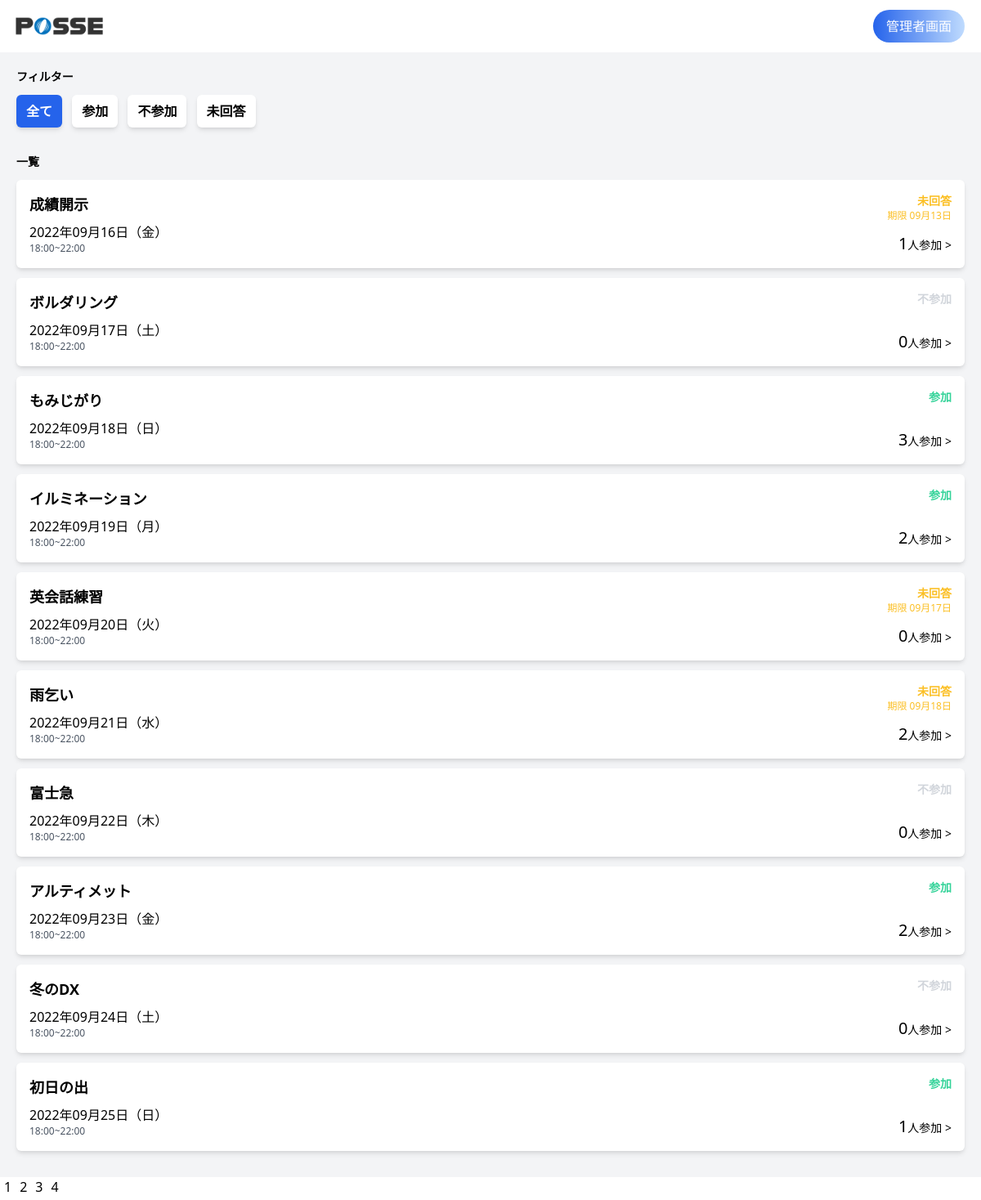
Screenshot of /index.php?page_id=2 (signed in) with the database file from the repository.
### tables this page shows
CREATE TABLE event_attendance (
  id INT AUTO_INCREMENT NOT NULL PRIMARY KEY,
  event_id INT NOT NULL,
  user_id INT NOT NULL,
  status INT NOT NULL DEFAULT '0',
  created_at DATETIME DEFAULT CURRENT_TIMESTAMP,
  updated_at DATETIME DEFAULT CURRENT_TIMESTAMP ON UPDATE CURRENT_TIMESTAMP,
  deleted_at DATETIME
);

CREATE TABLE events (
  id INT AUTO_INCREMENT NOT NULL PRIMARY KEY,
  name VARCHAR(255) NOT NULL,
  start_at DATETIME,
  end_at DATETIME,
  event_detail VARCHAR(255),
  created_at DATETIME DEFAULT CURRENT_TIMESTAMP,
  updated_at DATETIME DEFAULT CURRENT_TIMESTAMP ON UPDATE CURRENT_TIMESTAMP,
  deleted_at DATETIME
);

### src/index.php (the view, shortened to what this page needs)
<?php
require('dbconnect.php');
function get_day_of_week($w)
{
  $day_of_week_list = ['日', '月', '火', '水', '木', '金', '土'];
  return $day_of_week_list["$w"];
}
?>
<!DOCTYPE html>
<html lang="ja">
<head>
  <link href="https://unpkg.com/tailwindcss@^2/dist/tailwind.min.css" rel="stylesheet">
</head>
<body>
  <header class="h-16">
    <div class="flex justify-between items-center w-full h-full mx-auto pl-2 pr-5">
      <div class="h-full">
        <img src="img/header-logo.png" alt="" class="h-full">
      </div>
      <div>
        <form action="./admin/index.php" method="POST">
          <button type="submit" value="<?php echo $_SESSION['user_id']; ?>" name="user_id" class="text-white bg-blue-400 px-4 py-2 rounded-3xl bg-gradient-to-r from-blue-600 to-blue-200">管理者画面</button>
        </form>
      </div>
    </div>
  </header>
  <main class="bg-gray-100">
    <div class="w-full mx-auto p-5">
      <div id="filter" class="mb-8">
        <h2 class="text-sm font-bold mb-3">フィルター</h2>
        <div class="flex">
          <form action="" method="post">
            <input type="submit" value="全て" name="all" class="px-3 py-2 text-md font-bold mr-2 rounded-md shadow-md bg-blue-600 text-white">
            <input type="submit" value="参加" name="entry" class="px-3 py-2 text-md font-bold mr-2 rounded-md shadow-md bg-white">
            <input type="submit" value="不参加" name="not_entry" class="px-3 py-2 text-md font-bold mr-2 rounded-md shadow-md bg-white">
            <input type="submit" value="未回答" name="unanswered" class="px-3 py-2 text-md font-bold mr-2 rounded-md shadow-md bg-white">
        </div>
      </div>
      <div id="events-list">
        <div class="flex justify-between items-center mb-3">
          <h2 class="text-sm font-bold">一覧</h2>
        </div>
        <?php
        $count = $db->prepare('select count(user_id) as count from event_attendance where user_id= :user_id');
        $user_id = $_SESSION["user_id"];
        $count->bindValue(':user_id', $user_id);
        $count->execute();
        $total_count = $count->fetch(PDO::FETCH_ASSOC);
        $pages = ceil($total_count['count'] / MAX);
        if (!isset($_GET['page_id'])) {
          $now = 1;
          $stmt = $db->prepare('SELECT events.id, events.name, events.start_at, events.end_at, users.id as user_id, event_attendance.status FROM event_attendance LEFT JOIN users ON event_attendance.user_id=users.id RIGHT JOIN events ON event_attendance.event_id=events.id WHERE users.id = :user_id AND events.end_at >= now() ORDER BY events.start_at ASC LIMIT :start, :max');
          $user_id = $_SESSION["user_id"];
          $stmt->bindValue(':user_id', $user_id);
          if ($now == 1) {
            $stmt->bindValue(":start", $now - 1, PDO::PARAM_INT);
            $stmt->bindValue(":max", MAX, PDO::PARAM_INT);
          } else {
            $stmt->bindValue(":start", ($now - 1) * MAX, PDO::PARAM_INT);
            $stmt->bindValue(":max", MAX, PDO::PARAM_INT);
          }
          $stmt->execute();
          $events = $stmt->fetchAll();
        } else {
          $now = $_GET['page_id'];
          $stmt = $db->prepare('SELECT events.id, events.name, events.start_at, events.end_at, users.id as user_id, event_attendance.status FROM event_attendance LEFT JOIN users ON event_attendance.user_id=users.id RIGHT JOIN events ON event_attendance.event_id=events.id WHERE users.id = :user_id AND events.end_at >= now() ORDER BY events.start_at ASC LIMIT :start, :max');
          $user_id = $_SESSION["user_id"];
          $stmt->bindValue(':user_id', $user_id);
          if ($now == 1) {
            $stmt->bindValue(":start", $now - 1, PDO::PARAM_INT);
            $stmt->bindValue(":max", MAX, PDO::PARAM_INT);
          } else {
            $stmt->bindValue(":start", ($now - 1) * MAX, PDO::PARAM_INT);
            $stmt->bindValue(":max", MAX, PDO::PARAM_INT);
          }
          $stmt->execute();
          $events = $stmt->fetchAll();
        }
        $stmt_sum = $db->prepare('SELECT count(*) as count from event_attendance left join users on event_attendance.user_id = users.id where event_attendance.event_id = :event_id AND event_attendance.status=1');
        ?>
        <?php foreach ($events as $event) : ?>
          <?php
          $event_id = $event['id'];
          $stmt_sum->bindValue(':event_id', $event_id);
          $stmt_sum->execute();
          $event_sum = $stmt_sum->fetch(PDO::FETCH_ASSOC);
          $start_date = strtotime($event['start_at']);
          $end_date = strtotime($event['end_at']);
          $day_of_week = get_day_of_week(date("w", $start_date));
          ?>
          <div class="modal-open bg-white mb-3 p-4 flex justify-between rounded-md shadow-md cursor-pointer" id="<?php echo $event['id']; ?>+<?php echo $_SESSION['user_id']; ?>">
            <div>
              <h3 class="font-bold text-lg mb-2"><?php echo $event['name'] ?></h3>
              <p><?php echo date("Y年m月d日（${day_of_week}）", $start_date); ?></p>
              <p class="text-xs text-gray-600">
                <?php echo date("H:i", $start_date) . "~" . date("H:i", $end_date); ?>
              </p>
            </div>
            <div class="flex flex-col justify-between text-right">
              <div>
                <?php if ($event['status'] == 1) : ?>
                  <p class="text-sm font-bold text-green-400">参加</p>
                <?php elseif ($event['status'] == 2) : ?>
                  <p class="text-sm font-bold text-gray-300">不参加</p>
                <?php elseif ($event['status'] == 0) : ?>
                  <p class="text-sm font-bold text-yellow-400">未回答</p>
                  <p class="text-xs text-yellow-400">期限 <?php echo date("m月d日", strtotime('-3 day', $end_date)); ?></p>
                <?php endif; ?>
              </div>
              <p class="text-sm"><span class="text-xl"><?php echo $event_sum['count']; ?></span>人参加 ></p>
            </div>
          </div>
        <?php endforeach; ?>
      </div>
    </div>
  </main>
  <div>
    <?php
    for ($n = 1; $n <= $pages; $n++) {
      if ($n == $now) {
        echo "<span style='padding: 5px;'>$now</span>";
      } else {
        echo "<a href='./index.php?page_id=$n' style='padding: 5px;'>$n</a>";
      }
    }
    ?>
  </div>
</body>
</html>

### rows the page displays
event_attendance: event.name "成績開示", event.start_at "2022年09月16日（金）", event.start_at "18:00", event.end_at "22:00", event.end_at "09月13日", count "1"
event_attendance: event.name "ボルダリング", event.start_at "2022年09月17日（土）", event.start_at "18:00", event.end_at "22:00", status "不参加", count "0"
event_attendance: event.name "もみじがり", event.start_at "2022年09月18日（日）", event.start_at "18:00", event.end_at "22:00", status "参加", count "3"
event_attendance: event.name "イルミネーション", event.start_at "2022年09月19日（月）", event.start_at "18:00", event.end_at "22:00", status "参加", count "2"
event_attendance: event.name "英会話練習", event.start_at "2022年09月20日（火）", event.start_at "18:00", event.end_at "22:00", event.end_at "09月17日", count "0"
event_attendance: event.name "雨乞い", event.start_at "2022年09月21日（水）", event.start_at "18:00", event.end_at "22:00", event.end_at "09月18日", count "2"
event_attendance: event.name "富士急", event.start_at "2022年09月22日（木）", event.start_at "18:00", event.end_at "22:00", status "不参加", count "0"
event_attendance: event.name "アルティメット", event.start_at "2022年09月23日（金）", event.start_at "18:00", event.end_at "22:00", status "参加", count "2"
event_attendance: event.name "冬のDX", event.start_at "2022年09月24日（土）", event.start_at "18:00", event.end_at "22:00", status "不参加", count "0"
event_attendance: event.name "初日の出", event.start_at "2022年09月25日（日）", event.start_at "18:00", event.end_at "22:00", status "参加", count "1"
